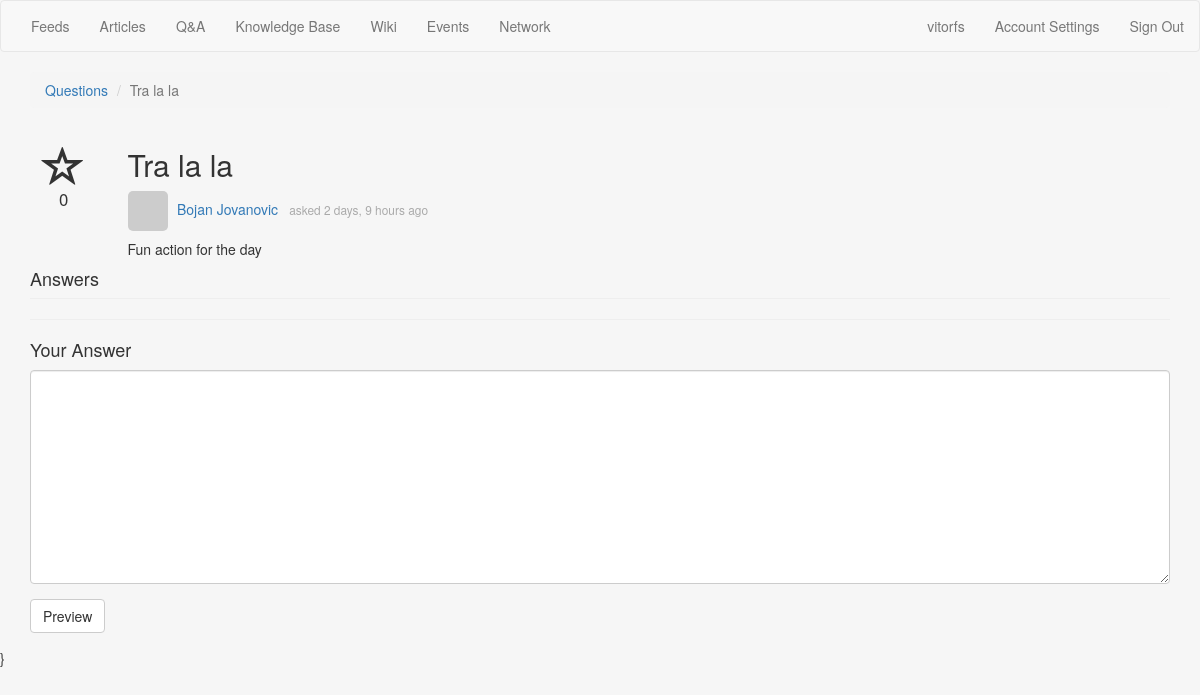
The app's page /questions/2/ with its own data.
### questions/models.py (models this page shows, shortened)
class Question(models.Model):
	user = models.ForeignKey(User)
	title= models.CharField(max_length=2000)
	description = models.TextField(max_length=2000)
	tags = models.CharField(max_length=255, null=True, blank=True)
	create_date = models.DateTimeField(auto_now_add=True)
	update_date = models.DateTimeField(auto_now_add=True)
	favorites = models.IntegerField(default=0)
	has_accepted_answer = models.BooleanField(default=False)
	class Meta:
		verbose_name = 'Question'
		verbose_name_plural = 'Questions'
		ordering = ('-update_date',)
	def get_answers(self):
		return Answer.objects.filter(question=self)
	def get_tag_list(self):
		return self.tags.split(" ")

### questions/views.py (the view)
# urls.py: url(r'^questions/(?P<pk>\d+)/$', question, name="question"),
def question(request, pk):
	question = Question.objects.get(pk=pk)
	form = AnswerForm(initial={'question': question})
	context = {
		'question': question,
		'form': form,
	}
	return render(request, 'questions/question.html', context)

### questions/forms.py
class AnswerForm(forms.ModelForm):
	question = forms.ModelChoiceField(widget=forms.HiddenInput(), queryset=Question.objects.all())
	description = forms.CharField(widget=forms.Textarea(attrs={'class': 'form-control'}), max_length=2000)
	class Meta:
		model = Answer
		fields = ['question', 'description']

### templates/questions/question.html (shortened to what this page needs)
{% extends 'base.html' %}
{% load staticfiles %}
{% load humanize %}
{% block head %}
  <link href="{% static 'css/questions.css' %}" rel="stylesheet">
{% endblock head %}
{% block main %}
  <ol class="breadcrumb">
    <li><a href="{% url 'questions' %}">Questions</a></li>
    <li class="active">{{ question.title }}</li>
  </ol>
  <div class="row question" question-id="{{ question.id }}">
  	<div class="col-md-1 options">
  		<span class="glyphicon glyphicon-star-empty favorite"></span>
  		<span>0</span>
  	</div>
  	<div class="col-md-11">
  		<h2>{{ question.title }}</h2>
  		<div class="question-user">
  			<a href="#"><img src="http://www.gravatar.com/avatar/07626034d73ad893cf8a63cea49a4cb6?s=256&d=http%3A%2F%2Ftrybootcamp.vitorfs.com%2Fstatic%2Fimg%2Fuser.png" class="user"></a>
  			<a href="#" class="username">{{ question.user.get_full_name }}</a>
  			<small class="asked">asked {{ question.update_date|naturaltime }}</small>
  		</div>
  		<p>{{ question.description }}</p>
  	</div>
  </div>
  <h4 class="page-header">Answers</h4>
  <div class="answers">
  	<hr/>
  	<h4>Your Answer</h4>
  	<form action="{% url 'answer' %}" method="post" role="form">
  		<div class="form-group">
      {{ form.description }}
  		</div>
  		<div class="form-group">
  			<button type="submit" class="btn btn-default">Preview</button>
  		</div>
  	</form>
  </div>
{% endblock main %}

### static/css/bootcamp.css (style rules this page uses)
body { background-color: #f6f6f6; }
.page-header { margin: 0; }

### static/css/questions.css (style rules this page uses)
.options { text-align: center; }
.options span { display: block; font-size: 1.2em; }
.options span.favorite { font-size: 3em; margin-top: .4em; }
.answer .answer-user, .question .question-user { margin-bottom: .6em; }
.answer .answer-user .user, .question .question-user .user { width: 40px; border-radius: 5px; }
.answer .answer-user .username, .question .question-user .username { margin-left: .4em; }
.answer .answered, .question .asked { color: #aaaaaa; margin-left: .6em; }

### records on screen
Question: title "Tra la la", user.get_full_name "Bojan Jovanovic", update_date "2 days, 9 hours ago", description "Fun action for the day"
